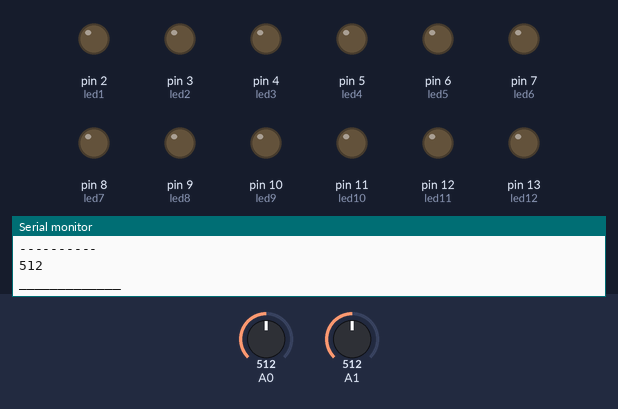
The sketch below on a simulated Arduino Uno, built with avr-gcc and run on an emulated ATmega328P. On the bench: output pins drawn as LEDs (lit = HIGH), the last lines printed to the serial monitor. The inputs (shaded band) are chosen by the test bench; at power-on: A0 = 512, A1 = 512.

Above: at 1.2 s.
1.3 s: A0 set to 471
2.8 s: A0 set to 443
At 3.25 s:
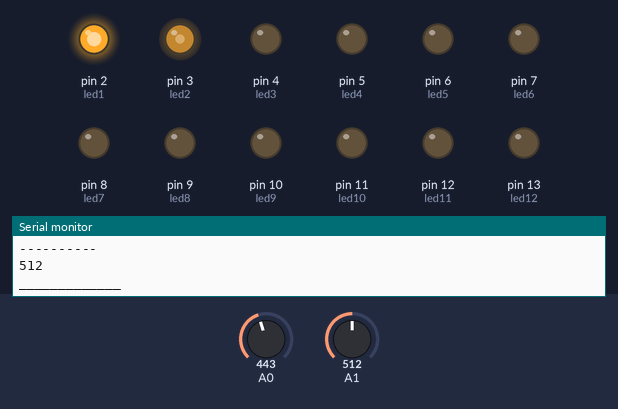
At 5.5 s:
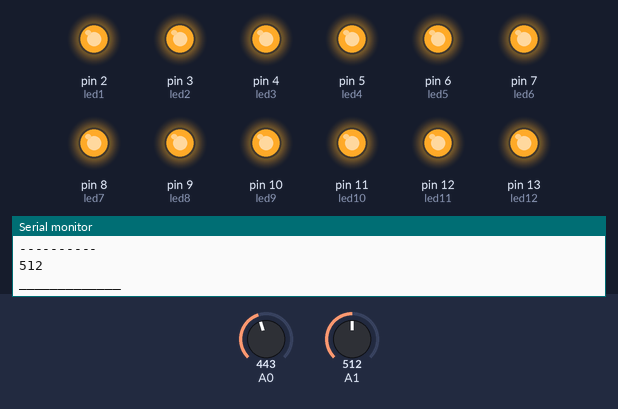
5.8 s: A1 set to 345
At 7.01 s:
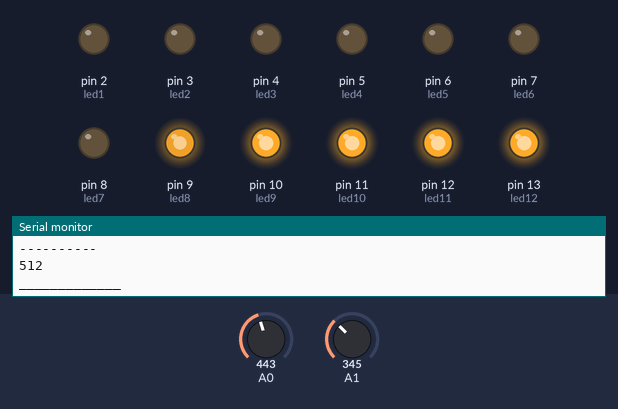
11.8 s: A1 set to 365
14.8 s: A0 set to 371
16.3 s: A0 set to 353
At 17.78 s:
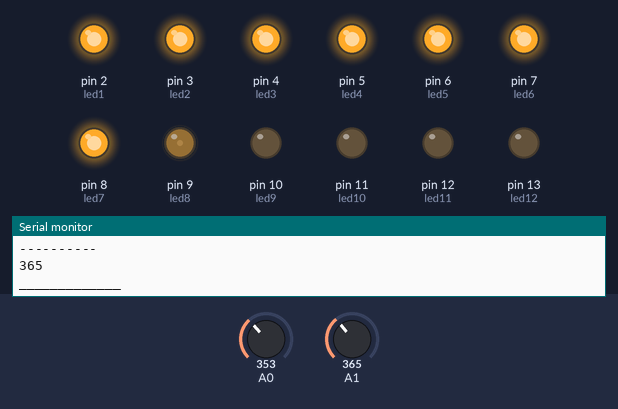
Timing chart, 0 to 20.3 s (numbered marks = the images above; inputs shaded):
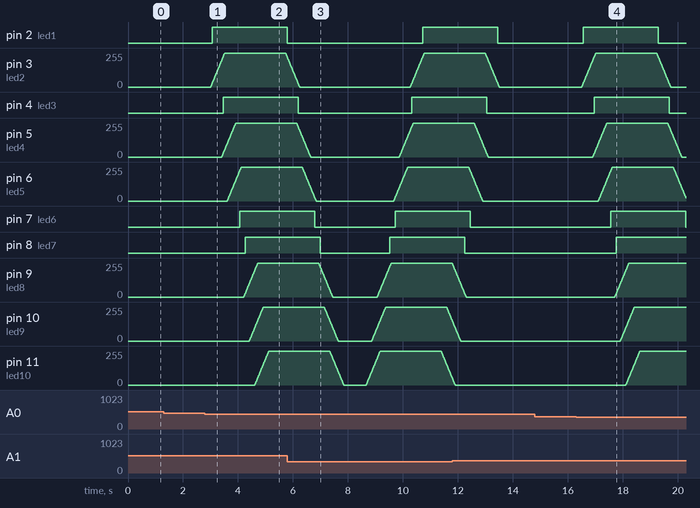

Measured:
- the behaviour switches between 462 and 461 on A0 (found by bisection; images 0 and 1)
- the behaviour switches between 365 and 364 on A0 (found by bisection; images 3 and 4)
- after the input at 1.3 s, every drawn part: stays the same
- after the input at 2.8 s, pin 2 (led1): LOW → HIGH after 0.26 s, → LOW 2.7 s later; pin 3 (led2): rises from 0/255 to 255/255 in 0.50 s, then falls to 220/255 in 2.3 s
- after the input at 14.8 s, every drawn part: stays the same
- after the input at 16.3 s, pin 2 (led1): LOW → HIGH after 0.26 s, → LOW 2.7 s later; pin 3 (led2): rises from 0/255 to 255/255 in 0.50 s, then falls to 0/255 in 2.7 s

The sketch:

Arale.ino
```cpp
// Interval is how long we wait
// add const if this should never change
int interval = 600000;
// Tracks the time since last event fired
unsigned long previousMillis=0;

const int numReadings = 20;
const int scarto = 50;

int readings1;          // the readings from the analog input
int readIndex1 = 0;     // the index of the current reading
int total1 = 0;         // the running total
int readings2;          // the readings from the analog input
int readIndex2 = 0;     // the index of the current reading
int total2 = 0;         // the running total
int average1 = 0;      // the average
int average2 = 0;

int led1=2;
int led2=3;
int led3=4;
int led4=5;
int led5=6;
int led6=7;
int led7=8;
int led8=9;
int led9=10;
int led10=11;
int led11=12;
int led12=13;

int velocita = 10;
int fade = 5;
int soglia1;
int soglia2;

bool check1 = false;
bool check2 = false;
//const int buttonPin = 2;
//int buttonState = 0;


void aver1() {


  for (readIndex1 = 0; readIndex1 < numReadings; readIndex1 = readIndex1 + 1) {

    // read from the sensor:
    readings1 = analogRead(A0);

    // add the reading to the total:
    total1 = total1 + readings1;
  }
   // when we're at the end of the array wrap around to the beginning:
    readIndex1 = 0;

    // calculate the average:

      average1 = total1 / numReadings;
      Serial.println(average1);
      Serial.println("----------");
    total1 = 0;
}

void aver2() {


  for(readIndex2 = 0; readIndex2 < numReadings; readIndex2 = readIndex2 + 1) {

    // read from the sensor:
    readings2 = analogRead(A1);

    // add the reading to the total:
    total2 = total2 + readings2;
  }
   // when we're at the end of the array wrap around to the beginning:
    readIndex2 = 0;

    // calculate the average:

      average2 = total2 / numReadings;
      Serial.println(average2);
      Serial.println("_____________");
    total2 = 0;
}

void setup() {

  // initialize serial communication with computer:
  Serial.begin(9600);
  // initialize all the readings to 0:
  aver1();
  aver2();
}

void loop() {

  soglia1 = analogRead(A0);
  soglia2 = analogRead(A1);

   // Get snapshot of time
   unsigned long currentMillis = millis();

   // How much time has passed, accounting for rollover with subtraction!
   if ((unsigned long)(currentMillis - previousMillis) >= interval) {
      // It's time to do something!
      aver1();
      aver2();

      // Use the snapshot to set track time until next event
      previousMillis = currentMillis;

   }

  if (soglia1 < average1 - scarto && soglia1 < soglia2) {

    check1 = true;
    check2 = false;
  }
  else if (soglia2 < average2 - scarto && soglia2 < soglia1){

    check1 = false;
    check2 = true;
  }
  else {

    check1 = false;
    check2 = false;
  }

  if (check1){

    for (int value = 0; value <= 1355; value += fade){

      if (value <= 255){
        analogWrite(led1, value);
      }

      if (value >= 100 && value <= 355){
        analogWrite(led2, value-100);
      }

      if (value >= 200 && value <= 455){
        analogWrite(led3, value-200);
      }

      if (value >= 300 && value <= 555){
        analogWrite(led4, value-300);
      }

      if (value >= 400 && value <= 655){
        analogWrite(led5, value - 400);
      }

      if (value >= 500 && value <= 755){
        analogWrite(led6, value - 500);
      }

      if (value >= 600 && value <= 855){
        analogWrite(led7, value - 600);
      }

      if (value >= 700 && value <= 955){
        analogWrite(led8, value - 700);
      }

      if (value >= 800 && value <= 1055){
        analogWrite(led9, value - 800);
      }
      if (value >= 900 && value <= 1155){
        analogWrite(led10, value - 900);
      }

      if (value >= 1000 && value <= 1255){
        analogWrite(led11, value - 1000);
      }

      if (value >= 1100 && value <= 1355){
        analogWrite(led12, value - 1100);
      }

      delay(velocita);
    }

    for (int value = 1355; value >= 0; value -= fade){

      if (value<= 1355 && value >= 1100){
        analogWrite(led1, value - 1100);
     }

      if (value<= 1255 && value >= 1000){
        analogWrite(led2, value - 1000);
     }

      if (value<= 1155 && value >= 900){
        analogWrite(led3, value - 900);
     }

      if (value <= 1055 && value >= 800){
        analogWrite(led4, value - 800);
     }

      if (value <= 955 && value >= 700){
        analogWrite(led5, value - 700);
     }

      if (value <= 855 && value >= 600){
        analogWrite(led6, value - 600);
     }

      if (value <= 755 && value >= 500){
        analogWrite(led7, value - 500);
     }

      if (value <= 655 && value >= 400){
        analogWrite(led8, value - 400);
     }

      if (value <= 555 && value >= 300){
        analogWrite(led9, value - 300);
    }

      if (value <= 455 && value >= 200){
        analogWrite(led10, value - 200);
    }

      if (value <= 355 && value >= 100){
        analogWrite(led11, value - 100);
     }
      if (value <= 255){
        analogWrite(led12, value);
     }
      delay(velocita);
     }
    }

  if (check2){
    for (int value = 0; value <= 1355; value += fade){

      if (value <= 255){
        analogWrite(led12, value);
      }
      if (value >= 100 && value <= 355){
        analogWrite(led11, value-100);
      }
      if (value >= 200 && value <= 455){
        analogWrite(led10, value-200);
      }
      if (value >= 300 && value <= 555){
        analogWrite(led9, value-300);
      }
      if (value >= 400 && value <= 655){
        analogWrite(led8, value-400);
      }
      if (value >= 500 && value <= 755){
        analogWrite(led7, value-500);
      }
      if (value >= 600 && value <= 855){
        analogWrite(led6, value - 600);
      }
      if (value >= 700 && value <= 955){
        analogWrite(led5, value - 700);
      }
      if (value >= 800 && value <= 1055){
        analogWrite(led4, value - 800);
      }
      if (value >= 900 && value <= 1155){
        analogWrite(led3, value - 900);
      }
      if (value >= 1000 && value <= 1255){
        analogWrite(led2, value - 1000);
      }
      if (value >= 1100 && value <= 1355){
        analogWrite(led1, value - 1100);
      }
      delay(velocita);
    }
    for (int value = 1355; value >= 0; value -= fade){

      if (value<= 1355 && value >= 1100){
        analogWrite(led12, value - 1100);
     }
      if (value <= 1255 && value >= 1000){
        analogWrite(led11, value - 1000);
     }
      if (value <= 1155 && value >= 900){
        analogWrite(led10, value - 900);
     }
      if (value <= 1055 && value >= 800){
        analogWrite(led9, value - 800);
     }
      if (value <= 955 && value >= 700){
        analogWrite(led8, value - 700);
     }
      if (value <= 855 && value >= 600){
        analogWrite(led7, value - 600);
     }
      if (value <= 755 && value >= 500){
        analogWrite(led6, value - 500);
       }
      if (value <= 655 && value >= 400){
        analogWrite(led5, value - 400);
       }
      if (value <= 555 && value >= 300){
        analogWrite(led4, value - 300);
     }
      if (value <= 455 && value >= 200){
        analogWrite(led3, value - 200);
     }
      if (value <= 355 && value >= 100){
        analogWrite(led2, value - 100);
     }
      if (value <= 255){
        analogWrite(led1, value);
     }
      delay(velocita);
     }
    }
  check1 = false;
  check2 = false;

}
```
